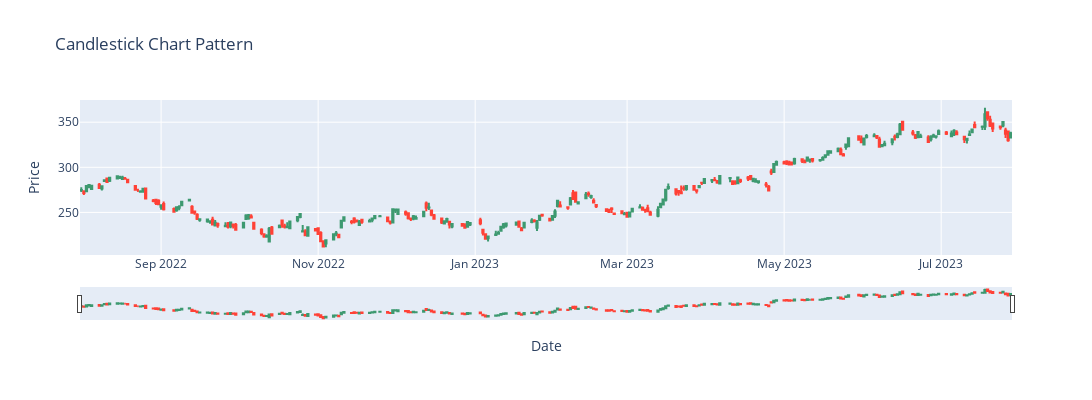

Here is the notebook cell this chart was saved with:
### Code cell
# Candlestick Plot
candlestick = go.Candlestick(
        x=data.index,
        open=data['Open'],
        high=data['High'],
        low=data['Low'],
        close=data['Close']
    )

layout = go.Layout(
        title='Candlestick Chart Pattern',
        xaxis=dict(title='Date'),
        yaxis=dict(title='Price'),
        showlegend=False
    )
fig = go.Figure(data=[candlestick], layout=layout)
fig.update_layout(height=400, width=1500)  # Set the desired chart size
fig.show()

### Figure 1 — Plotly figure (JSON) as saved in the notebook; plotly's stock layout.template omitted (floating-point values rounded to 4 significant figures; data arrays with more than 128 entries replaced by an {"elided": "..."} marker saying what was removed)
{"data": [{"close": {"elided": "250 float values"}, "high": {"elided": "250 float values"}, "low": {"elided": "250 float values"}, "open": {"elided": "250 float values"}, "type": "candlestick", "x": {"elided": "250 str values"}}], "layout": {"height": 400, "showlegend": false, "title": {"text": "Candlestick Chart Pattern"}, "width": 1500, "xaxis": {"title": {"text": "Date"}}, "yaxis": {"title": {"text": "Price"}}}}
